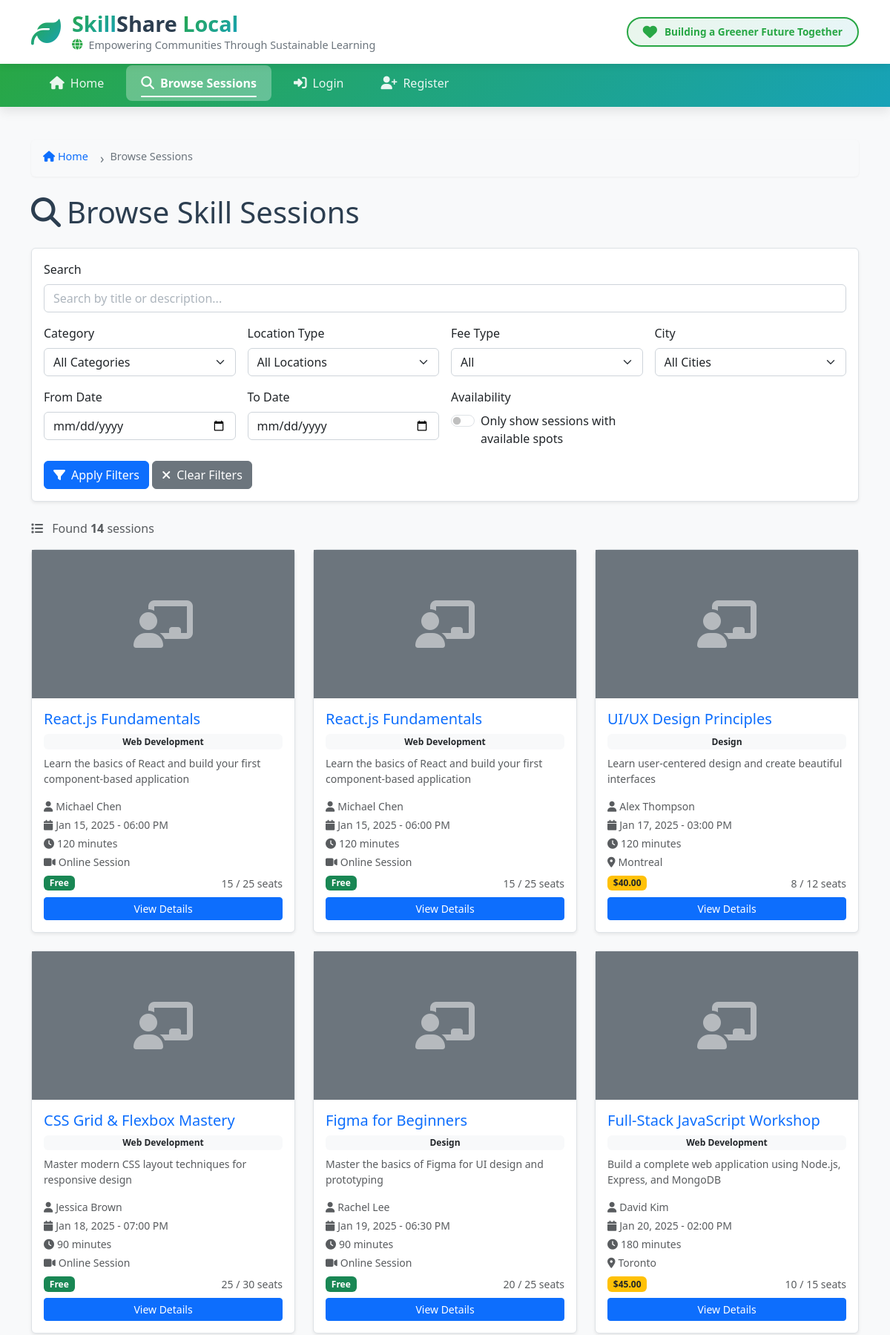
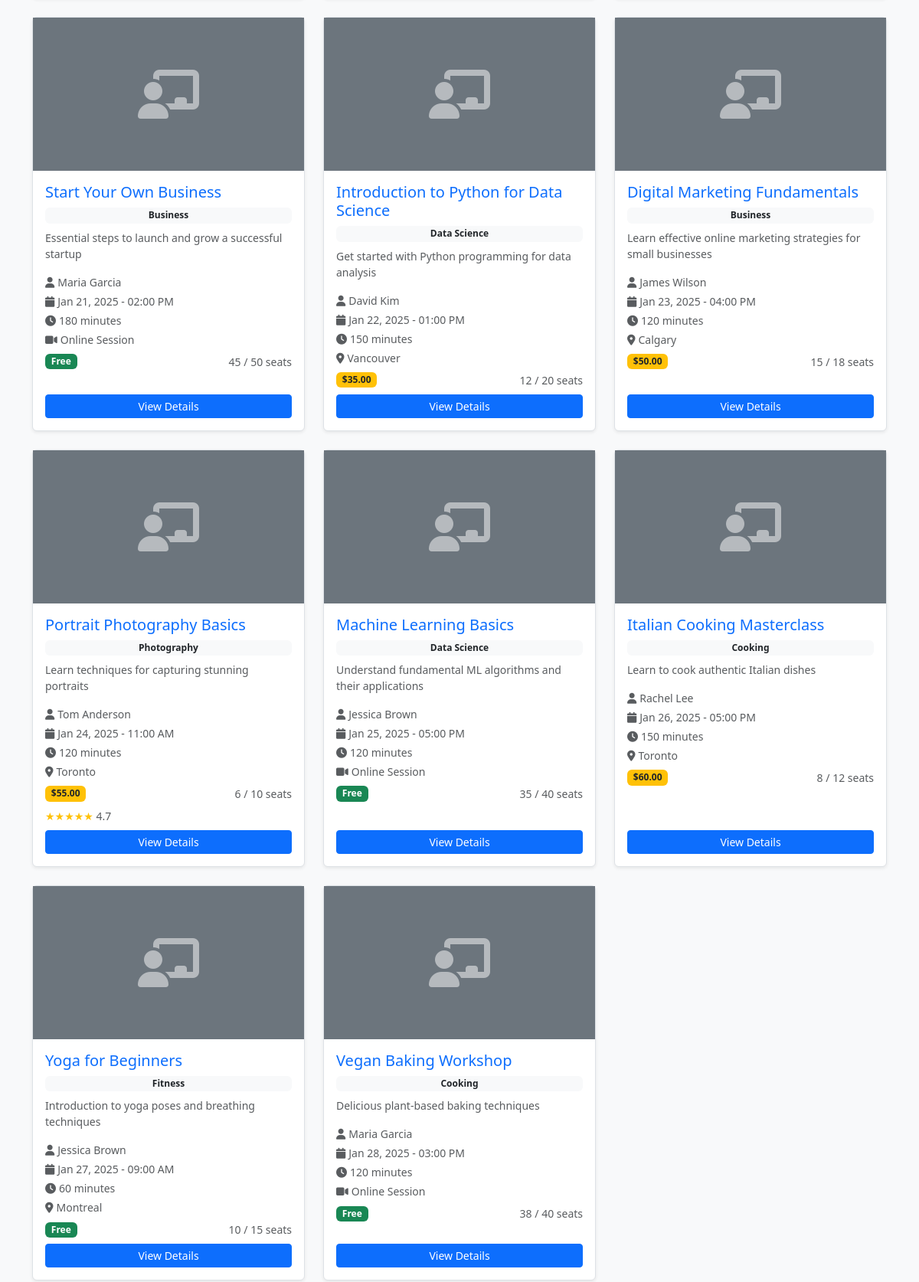
/public/sessions.php (upper part), run on the app's committed database (2 pictures, top to bottom).
### tables this page shows
CREATE TABLE IF NOT EXISTS skill_sessions (
    session_id INT AUTO_INCREMENT PRIMARY KEY,
    instructor_id INT NOT NULL,
    category_id INT NOT NULL,
    title VARCHAR(100) NOT NULL,
    description TEXT,
    duration_minutes INT NOT NULL,
    fee_type ENUM('free', 'paid') NOT NULL DEFAULT 'free',
    fee_amount DECIMAL(10,2) NOT NULL DEFAULT 0.00 CHECK (fee_amount >= 0),
    location_type ENUM('online', 'in-person') NOT NULL,
    city VARCHAR(50),
    address TEXT,
    online_link TEXT,
    photo_url TEXT,
    event_datetime TIMESTAMP NOT NULL,
    total_capacity INT NOT NULL CHECK (total_capacity > 0),
    capacity_remaining INT NOT NULL CHECK (capacity_remaining >= 0 AND capacity_remaining <= total_capacity),
    status ENUM('upcoming', 'completed', 'canceled') NOT NULL DEFAULT 'upcoming',
    sustainability_description TEXT,
    created_at TIMESTAMP DEFAULT CURRENT_TIMESTAMP,
    updated_at TIMESTAMP DEFAULT CURRENT_TIMESTAMP ON UPDATE CURRENT_TIMESTAMP,
    FOREIGN KEY (instructor_id) REFERENCES Users(user_id) ON DELETE CASCADE,
    FOREIGN KEY (category_id) REFERENCES Categories(category_id) ON DELETE RESTRICT,
    INDEX idx_instructor (instructor_id),
    INDEX idx_category (category_id),
    INDEX idx_event_datetime (event_datetime),
    INDEX idx_status (status),
    INDEX idx_city (city)
);

CREATE TABLE IF NOT EXISTS Categories (
    category_id INT AUTO_INCREMENT PRIMARY KEY,
    name VARCHAR(50) UNIQUE NOT NULL,
    description TEXT
);

CREATE TABLE IF NOT EXISTS Users (
    user_id INT AUTO_INCREMENT PRIMARY KEY,
    full_name VARCHAR(100) NOT NULL,
    email VARCHAR(100) UNIQUE NOT NULL,
    password_hash VARCHAR(255) NOT NULL,
    role ENUM('instructor', 'learner', 'admin') NOT NULL,
    city VARCHAR(50),
    bio VARCHAR(500) NULL,
    avatar_path VARCHAR(255) NULL,
    is_suspended BOOLEAN DEFAULT FALSE,
    suspended_reason TEXT,
    created_at TIMESTAMP DEFAULT CURRENT_TIMESTAMP,
    updated_at TIMESTAMP DEFAULT CURRENT_TIMESTAMP ON UPDATE CURRENT_TIMESTAMP,
    INDEX idx_email (email),
    INDEX idx_role (role),
    INDEX idx_city (city)
);

### app/models/Session.php (called while the page is built, shortened)
<?php
require_once __DIR__ . '/../config/database.php';
class Session {
    public static function getAllSessions($filters = [], $limit = 0) {
        global $conn;
        $sql = "SELECT s.*,
                       u.full_name as instructor_name,
                       c.name as category_name,
                       COALESCE(AVG(r.rating), 0) as average_rating
                FROM skill_sessions s
                INNER JOIN Users u ON s.instructor_id = u.user_id
                INNER JOIN Categories c ON s.category_id = c.category_id
                LEFT JOIN ratings r ON s.session_id = r.session_id
                WHERE 1=1";
        $params = [];
        if (isset($filters['status']) && $filters['status'] !== '') {
            $sql .= " AND s.status = ?";
            $params[] = $filters['status'];
        } elseif (!isset($filters['status'])) {
            $sql .= " AND s.status = 'upcoming'";
        }
        $sql .= " GROUP BY s.session_id, u.user_id, c.category_id ORDER BY s.event_datetime ASC";
        try {
            $stmt = $conn->prepare($sql);
            $stmt->execute($params);
            return $stmt->fetchAll(PDO::FETCH_ASSOC);
        } catch (PDOException $e) {
            error_log("Error in getAllSessions: " . $e->getMessage());
            return false;
        }
    }
}

### public/sessions.php (the view, shortened to what this page needs)
<?php
require_once __DIR__ . '/../app/config/database.php';
require_once __DIR__ . '/../app/models/Session.php';
require_once __DIR__ . '/../app/includes/helpers.php';
$filters = [];
$sessions = Session::getAllSessions($filters);
$current_search = $_GET['search'] ?? '';
$current_date_from = $_GET['date_from'] ?? '';
$current_date_to = $_GET['date_to'] ?? '';
$current_has_availability = isset($_GET['has_availability']) && $_GET['has_availability'] === '1';
require_once __DIR__ . '/../app/includes/header.php';
require_once __DIR__ . '/../app/includes/navbar.php';
?>
<div class="container my-5">
    <div class="row">
        <div class="col-12">
            <h1 class="mb-4">
                <i class="fas fa-search me-2"></i>Browse Skill Sessions
            </h1>
        </div>
    </div>
    <div class="row mb-4">
        <div class="col-12">
            <div class="card shadow-sm">
                <div class="card-body">
                    <form method="GET" action="sessions.php" id="filterForm">
                        <div class="row g-3">
                            <div class="col-md-12">
                                <label for="search" class="form-label">Search</label>
                                <input type="text" name="search" id="search" class="form-control" placeholder="Search by title or description..." value="<?= escape($current_search) ?>">
                            </div>
                            <div class="col-md-3">
                                <label for="category_id" class="form-label">Category</label>
                                <select name="category_id" id="category_id" class="form-select">
                                    <option value="">All Categories</option>
                                </select>
                            </div>
                            <div class="col-md-3">
                                <label for="location_type" class="form-label">Location Type</label>
                                <select name="location_type" id="location_type" class="form-select">
                                    <option value="">All Locations</option>
                                </select>
                            </div>
                            <div class="col-md-3">
                                <label for="fee_type" class="form-label">Fee Type</label>
                                <select name="fee_type" id="fee_type" class="form-select">
                                    <option value="">All</option>
                                </select>
                            </div>
                            <div class="col-md-3">
                                <label for="city" class="form-label">City</label>
                                <select name="city" id="city" class="form-select">
                                    <option value="">All Cities</option>
                                </select>
                            </div>
                            <div class="col-md-3">
                                <label for="date_from" class="form-label">From Date</label>
                                <input type="date" name="date_from" id="date_from" class="form-control" value="<?= escape($current_date_from) ?>">
                            </div>
                            <div class="col-md-3">
                                <label for="date_to" class="form-label">To Date</label>
                                <input type="date" name="date_to" id="date_to" class="form-control" value="<?= escape($current_date_to) ?>">
                            </div>
                            <div class="col-md-3">
                                <label class="form-label d-block">Availability</label>
                                <div class="form-check form-switch">
                                    <input type="checkbox" name="has_availability" value="1" id="has_availability" class="form-check-input" <?= $current_has_availability ? 'checked' : '' ?>>
                                    <label class="form-check-label" for="has_availability">
                                        Only show sessions with available spots
                                    </label>
                                </div>
                            </div>
                            <div class="col-12">
                                <button type="submit" class="btn btn-primary">
                                    <i class="fas fa-filter me-2"></i>Apply Filters
                                </button>
                                <a href="sessions.php" class="btn btn-secondary">
                                    <i class="fas fa-times me-2"></i>Clear Filters
                                </a>
                            </div>
                        </div>
                    </form>
                </div>
            </div>
        </div>
    </div>
    <div class="row mb-3">
        <div class="col-12">
            <div class="d-flex justify-content-between align-items-center">
                <p class="text-muted mb-0">
                    <i class="fas fa-list me-2"></i>
                    Found <strong><?= count($sessions) ?></strong> session<?= count($sessions) !== 1 ? 's' : '' ?>
                </p>
            </div>
        </div>
    </div>
    <div class="row">
        <?php if (empty($sessions)): ?>
            <div class="col-12">
                <div class="alert alert-info">
                    <i class="fas fa-info-circle me-2"></i>
                    No sessions found matching your criteria. Try adjusting your filters.
                </div>
            </div>
        <?php else: ?>
            <?php foreach ($sessions as $session): ?>
                <div class="col-md-6 col-lg-4 mb-4">
                    <div class="card h-100 shadow-sm hover-shadow">
                        <?php if (!empty($session['photo_url'])): ?>
                            <img src="<?= escape($session['photo_url']) ?>" class="card-img-top" alt="<?= escape($session['title']) ?>" style="height: 200px; object-fit: cover;">
                        <?php else: ?>
                            <div class="bg-secondary d-flex align-items-center justify-content-center" style="height: 200px;">
                                <i class="fas fa-chalkboard-teacher fa-4x text-white-50"></i>
                            </div>
                        <?php endif; ?>
                        <div class="card-body d-flex flex-column">
                            <h5 class="card-title">
                                <a href="session_view.php?id=<?= $session['session_id'] ?>" class="text-decoration-none">
                                    <?= escape($session['title']) ?>
                                </a>
                            </h5>
                            <span class="badge bg-secondary mb-2"><?= escape($session['category_name'] ?? 'Uncategorized') ?></span>
                            <p class="card-text text-muted small">
                                <?= escape(substr($session['description'], 0, 100)) . (strlen($session['description']) > 100 ? '...' : '') ?>
                            </p>
                            <p class="text-muted small mb-1">
                                <i class="fas fa-user me-1"></i><?= escape($session['instructor_name']) ?>
                            </p>
                            <p class="text-muted small mb-1">
                                <i class="fas fa-calendar me-1"></i><?= date('M d, Y - h:i A', strtotime($session['event_datetime'])) ?>
                            </p>
                            <p class="text-muted small mb-1">
                                <i class="fas fa-clock me-1"></i><?= $session['duration_minutes'] ?> minutes
                            </p>
                            <?php if ($session['location_type'] === 'online'): ?>
                                <p class="text-muted small mb-2">
                                    <i class="fas fa-video me-1"></i>Online Session
                                </p>
                            <?php else: ?>
                                <p class="text-muted small mb-2">
                                    <i class="fas fa-map-marker-alt me-1"></i><?= escape($session['city']) ?>
                                </p>
                            <?php endif; ?>
                            <div class="d-flex justify-content-between align-items-center mb-2">
                                <?php if ($session['fee_type'] === 'free'): ?>
                                    <span class="badge bg-success">Free</span>
                                <?php else: ?>
                                    <span class="badge bg-warning text-dark">$<?= number_format($session['fee_amount'], 2) ?></span>
                                <?php endif; ?>
                                <?php if ($session['capacity_remaining'] <= 0): ?>
                                    <span class="badge bg-danger">SOLD OUT</span>
                                <?php else: ?>
                                    <small class="text-muted">
                                        <?= $session['capacity_remaining'] ?> / <?= $session['total_capacity'] ?> seats
                                    </small>
                                <?php endif; ?>
                            </div>
                            <?php if (!empty($session['average_rating']) && $session['average_rating'] > 0): ?>
                                <div class="text-warning small mb-2">
                                    <?php
                                    $rating = round($session['average_rating']);
                                    for ($i = 1; $i <= 5; $i++) {
                                        echo $i <= $rating ? '★' : '☆';
                                    }
                                    ?>
                                    <span class="text-muted"><?= number_format($session['average_rating'], 1) ?></span>
                                </div>
                            <?php endif; ?>
                            <div class="mt-auto">
                                <a href="session_view.php?id=<?= $session['session_id'] ?>" class="btn btn-primary btn-sm w-100">
                                    View Details
                                </a>
                            </div>
                        </div>
                    </div>
                </div>
            <?php endforeach; ?>
        <?php endif; ?>
    </div>
</div>
<?php require_once __DIR__ . '/../app/includes/footer.php'; ?>

### public/assets/css/theme.css (style rules this page uses)
:root { --color-primary: #0d6efd; --color-primary-hover: #0b5ed7; --color-primary-rgb: 13, 110, 253; --color-secondary: #6c757d; --color-secondary-hover: #5c636a; --color-success: #198754; --color-warning: #ffc107; --color-danger: #dc3545; --color-info: #0dcaf0; --bg-body: #ffffff; --bg-card: #ffffff; --bg-secondary: #f8f9fa; --bg-hover: #f1f3f5; --bg-active: #e9ecef; --text-primary: #212529; --text-secondary: #6c757d; --text-muted: #adb5bd; --text-inverse: #ffffff; --border-color: #dee2e6; --border-light: #e9ecef; --border-dark: #ced4da; --input-bg: #ffffff; --input-border: #ced4da; --input-focus-border: #86b7fe; --input-focus-shadow: rgba(13, 110, 253, 0.25); --shadow-sm: 0 .125rem .25rem rgba(0, 0, 0, .075); --shadow: 0 .5rem 1rem rgba(0, 0, 0, .15); --shadow-lg: 0 1rem 3rem rgba(0, 0, 0, .175); --navbar-bg: #ffffff; --navbar-border: #e9ecef; --navbar-link: #495057; --navbar-link-hover: #0d6efd; --sidebar-bg: #f8f9fa; --sidebar-border: #dee2e6; --table-stripe-bg: rgba(0, 0, 0, 0.025); --table-hover-bg: rgba(0, 0, 0, 0.05); --table-border: #dee2e6; --code-bg: #f8f9fa; --code-color: #d63384; }
body { background-color: var(--bg-body); color: var(--text-primary); transition: background-color 0.3s ease, color 0.3s ease; }
.card { background-color: var(--bg-card); border-color: var(--border-color); color: var(--text-primary); }
.form-control, .form-select { background-color: var(--input-bg); border-color: var(--input-border); color: var(--text-primary); }
.form-control::placeholder { color: var(--text-muted); }
.form-label { color: var(--text-primary); }
.badge.bg-secondary { background-color: var(--bg-secondary) !important; color: var(--text-primary) !important; }
* { transition: background-color 0.2s ease, border-color 0.2s ease, color 0.2s ease; }
button, a, input, select, textarea { transition: background-color 0.15s ease, border-color 0.15s ease, color 0.15s ease, transform 0.15s ease; }

### public/assets/css/style.css (style rules this page uses)
.hover-shadow { transition: box-shadow 0.3s ease; }

### public/assets/css/header.css (style rules this page uses)
:root { --primary-green: #28a745; --primary-blue: #17a2b8; --accent-teal: #20c997; --dark-text: #2c3e50; --light-bg: #f8f9fa; --gradient-eco: linear-gradient(135deg, #28a745 0%, #17a2b8 100%); }
body { font-family: 'Segoe UI', Tahoma, Geneva, Verdana, sans-serif; color: var(--dark-text); background-color: var(--light-bg); padding-top: 140px; }

### public/assets/css/ui-enhancements.css (style rules this page uses)
.btn { transition: all 0.2s ease-in-out; }

### data on the page
skill_sessions: title "React.js Fundamentals", category.name "Web Development", description "Learn the basics of React and build your first component-based application", instructor.full_name "Michael Chen", event_datetime "Jan 15, 2025 - 06:00 PM", duration_minutes "120", location_type "online" (drawn), fee_type "Free", capacity_remaining "15", total_capacity "25"
skill_sessions: title "React.js Fundamentals", category.name "Web Development", description "Learn the basics of React and build your first component-based application", instructor.full_name "Michael Chen", event_datetime "Jan 15, 2025 - 06:00 PM", duration_minutes "120", location_type "online" (drawn), fee_type "Free", capacity_remaining "15", total_capacity "25"
skill_sessions: title "UI/UX Design Principles", category.name "Design", description "Learn user-centered design and create beautiful interfaces", instructor.full_name "Alex Thompson", event_datetime "Jan 17, 2025 - 03:00 PM", duration_minutes "120", city "Montreal", fee_amount "40.00", capacity_remaining "8", total_capacity "12"
skill_sessions: title "CSS Grid & Flexbox Mastery", category.name "Web Development", description "Master modern CSS layout techniques for responsive design", instructor.full_name "Jessica Brown", event_datetime "Jan 18, 2025 - 07:00 PM", duration_minutes "90", location_type "online" (drawn), fee_type "Free", capacity_remaining "25", total_capacity "30"
skill_sessions: title "Figma for Beginners", category.name "Design", description "Master the basics of Figma for UI design and prototyping", instructor.full_name "Rachel Lee", event_datetime "Jan 19, 2025 - 06:30 PM", duration_minutes "90", location_type "online" (drawn), fee_type "Free", capacity_remaining "20", total_capacity "25"
skill_sessions: title "Full-Stack JavaScript Workshop", category.name "Web Development", description "Build a complete web application using Node.js, Express, and MongoDB", instructor.full_name "David Kim", event_datetime "Jan 20, 2025 - 02:00 PM", duration_minutes "180", city "Toronto", fee_amount "45.00", capacity_remaining "10", total_capacity "15"
skill_sessions: title "Start Your Own Business", category.name "Business", description "Essential steps to launch and grow a successful startup", instructor.full_name "Maria Garcia", event_datetime "Jan 21, 2025 - 02:00 PM", duration_minutes "180", location_type "online" (drawn), fee_type "Free", capacity_remaining "45", total_capacity "50"
skill_sessions: title "Introduction to Python for Data Science", category.name "Data Science", description "Get started with Python programming for data analysis", instructor.full_name "David Kim", event_datetime "Jan 22, 2025 - 01:00 PM", duration_minutes "150", city "Vancouver", fee_amount "35.00", capacity_remaining "12", total_capacity "20"
skill_sessions: title "Digital Marketing Fundamentals", category.name "Business", description "Learn effective online marketing strategies for small businesses", instructor.full_name "James Wilson", event_datetime "Jan 23, 2025 - 04:00 PM", duration_minutes "120", city "Calgary", fee_amount "50.00", capacity_remaining "15", total_capacity "18"
skill_sessions: title "Portrait Photography Basics", category.name "Photography", description "Learn techniques for capturing stunning portraits", instructor.full_name "Tom Anderson", event_datetime "Jan 24, 2025 - 11:00 AM", duration_minutes "120", city "Toronto", fee_amount "55.00", capacity_remaining "6", total_capacity "10", average_rating "4.7"
skill_sessions: title "Machine Learning Basics", category.name "Data Science", description "Understand fundamental ML algorithms and their applications", instructor.full_name "Jessica Brown", event_datetime "Jan 25, 2025 - 05:00 PM", duration_minutes "120", location_type "online" (drawn), fee_type "Free", capacity_remaining "35", total_capacity "40"
skill_sessions: title "Italian Cooking Masterclass", category.name "Cooking", description "Learn to cook authentic Italian dishes", instructor.full_name "Rachel Lee", event_datetime "Jan 26, 2025 - 05:00 PM", duration_minutes "150", city "Toronto", fee_amount "60.00", capacity_remaining "8", total_capacity "12"
skill_sessions: title "Yoga for Beginners", category.name "Fitness", description "Introduction to yoga poses and breathing techniques", instructor.full_name "Jessica Brown", event_datetime "Jan 27, 2025 - 09:00 AM", duration_minutes "60", city "Montreal", fee_type "Free", capacity_remaining "10", total_capacity "15"
skill_sessions: title "Vegan Baking Workshop", category.name "Cooking", description "Delicious plant-based baking techniques", instructor.full_name "Maria Garcia", event_datetime "Jan 28, 2025 - 03:00 PM", duration_minutes "120", location_type "online" (drawn), fee_type "Free", capacity_remaining "38", total_capacity "40"

### other printed values
$home_label "Home"
$breadcrumb "Browse Sessions"
count($sessions) "14"
